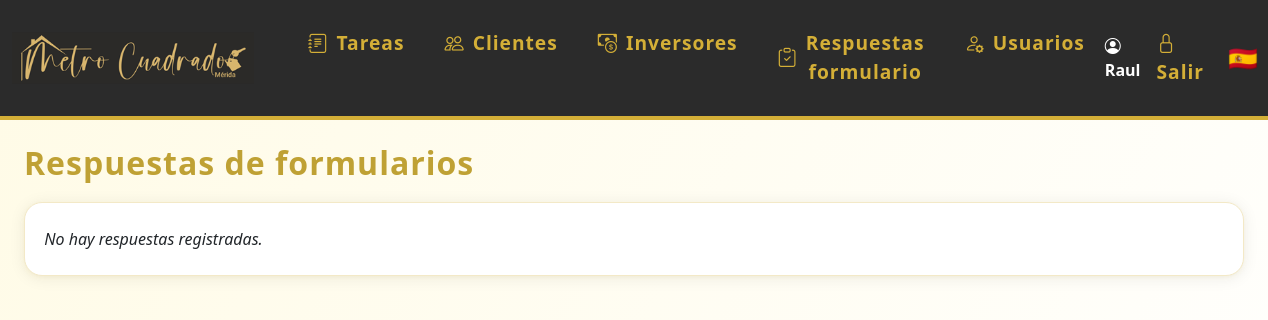
/respuestas_formulario (signed in), run on an earlier commit of the app's database.
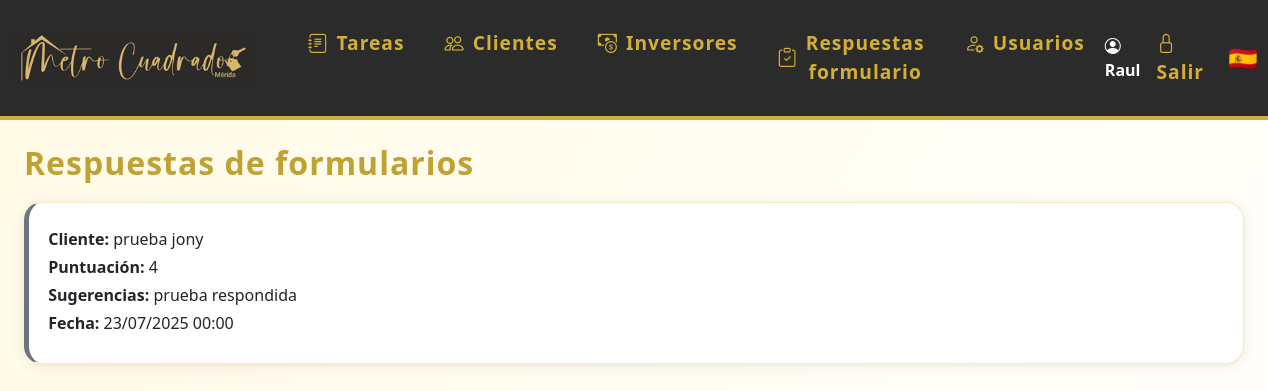
And on a later commit of the database.
### models.py (models this page shows)
class RespuestaFormulario(db.Model):
    id = db.Column(db.Integer, primary_key=True)
    cliente_id = db.Column(db.Integer, db.ForeignKey('cliente.id'), nullable=False)
    puntuacion1 = db.Column(db.Integer, nullable=False)
    puntuacion2 = db.Column(db.Integer, nullable=True) # Hacer opcional
    puntuacion_media = db.Column(db.Float, nullable=False)
    sugerencias = db.Column(db.Text, nullable=True)
    fecha = db.Column(db.DateTime, nullable=False, default=datetime.utcnow)

class Cliente(db.Model):
    id = db.Column(db.Integer, primary_key=True)
    nombre = db.Column(db.String(120), nullable=False)
    email = db.Column(db.String(120), unique=True, nullable=True)
    telefono = db.Column(db.String(20), unique=True)
    estado = db.Column(db.String(20), nullable=False, default='en_curso') # en_curso, ha_comprado, cancelado
    localidad = db.Column(db.String(120), nullable=True)
    observaciones = db.Column(db.Text, nullable=True)
    tipo_cliente = db.Column(db.String(50), nullable=True)
    interes = db.Column(db.Text, nullable=True)
    zonas = db.Column(db.Text, nullable=True)
    precio_min = db.Column(db.Integer, nullable=True)
    precio_max = db.Column(db.Integer, nullable=True)
    encuesta_enviada = db.Column(db.String(20), default="sin_enviar")
    comercial_id = db.Column(db.Integer, db.ForeignKey('usuario.id'), nullable=True)
    fecha_creacion = db.Column(db.DateTime, default=datetime.utcnow)
    activo = db.Column(db.Boolean, default=True)  # Nuevo campo para desactivar cliente
    eventos = db.relationship('Evento', backref='cliente', lazy=True)
    tareas = db.relationship('Tarea', back_populates='cliente')
    visto_por = db.Column(db.Integer, db.ForeignKey('cliente.id'), nullable=True)

### app.py (the view)
@app.route('/respuestas_formulario')
@login_required
def respuestas_formulario():
    respuestas = RespuestaFormulario.query.order_by(RespuestaFormulario.fecha.desc()).all()
    clientes_dict = {c.id: c.nombre for c in Cliente.query.all()}
    return render_template('respuestas_formulario.html', respuestas=respuestas, clientes_dict=clientes_dict)

### app.py (called while the page is built)
@login_manager.user_loader
def load_user(user_id):
    return Usuario.query.get(int(user_id))

### templates/respuestas_formulario.html (shortened to what this page needs)
{% extends 'base.html' %}
{% block content %}
<h2>Respuestas de formularios</h2>
<div class="card-list">
  {% for r in respuestas %}
    <div class="card {% if r.puntuacion1 == 5 %}bg-success-subtle text-dark{% endif %}" style="border-left: 5px solid {% if r.puntuacion1 == 5 %}#28a745{% else %}#6c757d{% endif %};">
      <div class="mb-1">
        <span class="fw-bold">Cliente:</span>
        {{ clientes_dict[r.cliente_id] if r.cliente_id in clientes_dict else r.cliente_id }}
      </div>
      <div class="mb-1"><span class="fw-bold">Puntuación:</span> {{ r.puntuacion1 }}</div>
      <div class="mb-1"><span class="fw-bold">Sugerencias:</span> {{ r.sugerencias or '-' }}</div>
      <div class="mb-1"><span class="fw-bold">Fecha:</span> {{ r.fecha.strftime('%d/%m/%Y %H:%M') }}</div>
    </div>
  {% else %}
    <div class="card"><em>No hay respuestas registradas.</em></div>
  {% endfor %}
</div>
{% endblock %}

What changed in the data, as far as the page shows it:
added RespuestaFormulario: puntuacion1 "4", sugerencias "prueba respondida", fecha "23/07/2025 00:00"
now on this page (row edited): Cliente: nombre "prueba jony"
Also different on the page:
text no longer shown: "No hay respuestas registradas."
